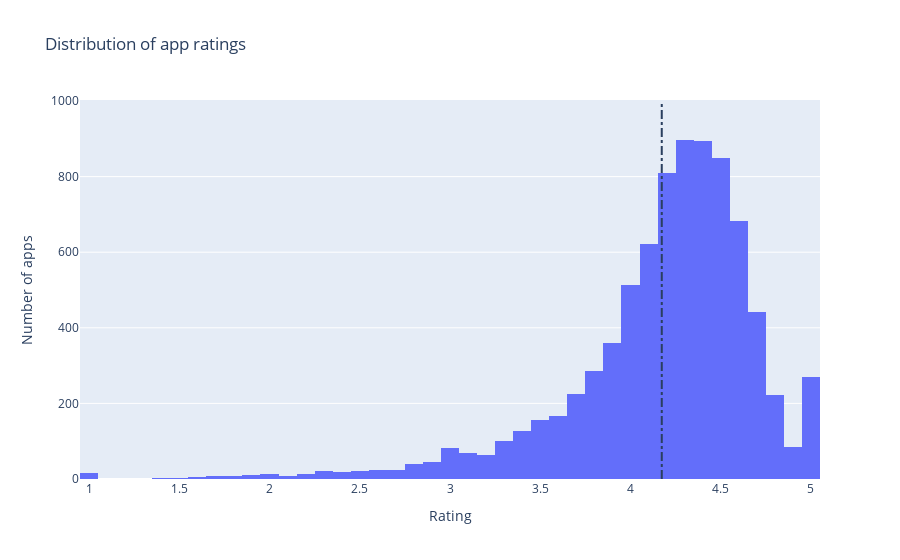

Here is the notebook cell this chart was saved with:
### Markdown cell above
# Distribution of app ratings

### Code cell
# Average rating of apps
avg_app_rating = apps['Rating'].mean()
print('Average app rating = ', avg_app_rating)

# Distribution of apps according to their ratings
data = [go.Histogram(
        x = apps['Rating']
)]

# Vertical dashed line to indicate the average app rating
layout = {'shapes': [{
              'type' :'line',
              'x0': avg_app_rating,
              'y0': 0,
              'x1': avg_app_rating,
              'y1': 1000,
              'line': { 'dash': 'dashdot'}
          }],
          'title': "Distribution of app ratings",
          'xaxis': {'title': "Rating"},
          'yaxis': {'title': "Number of apps"}
          }

plotly.offline.iplot({'data': data, 'layout': layout})

### Figure 1 — Plotly figure (JSON) as saved in the notebook; plotly's stock layout.template omitted (floating-point values rounded to 4 significant figures; data arrays with more than 128 entries replaced by an {"elided": "..."} marker saying what was removed)
{"data": [{"type": "histogram", "x": {"elided": "9659 float values"}}], "layout": {"shapes": [{"line": {"dash": "dashdot"}, "type": "line", "x0": 4.173, "x1": 4.173, "y0": 0, "y1": 1000}], "title": {"text": "Distribution of app ratings"}, "xaxis": {"title": {"text": "Rating"}}, "yaxis": {"title": {"text": "Number of apps"}}}}
